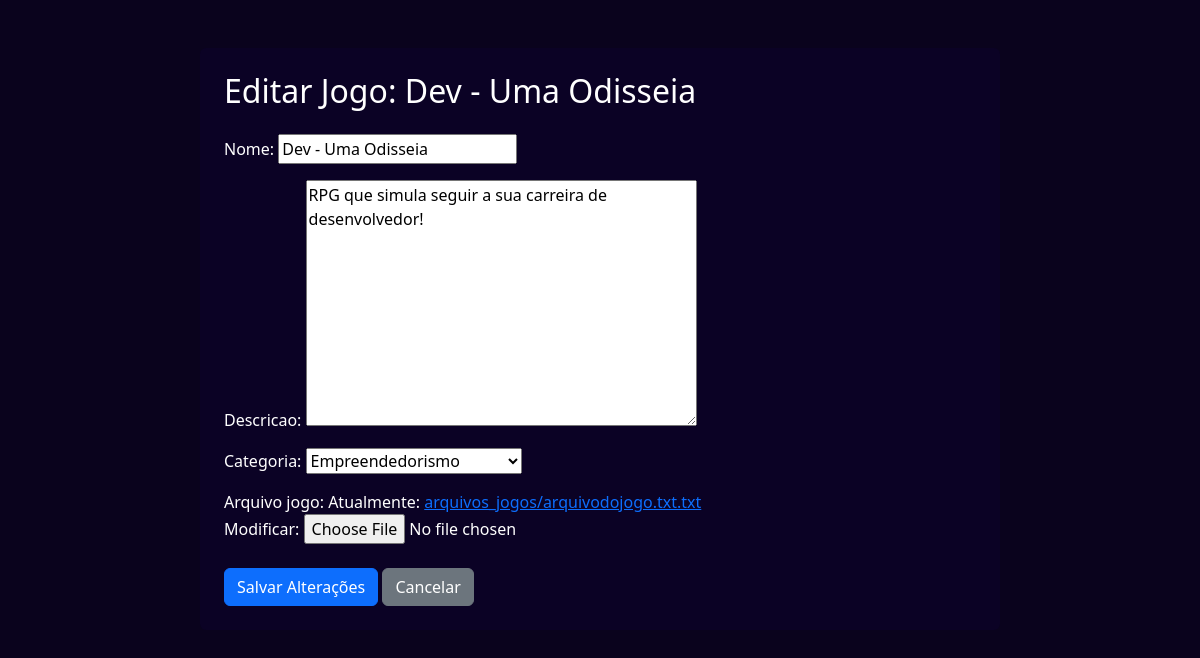
The app's page /jogo/13/editar/ (signed in) with its own data.
### potplayapp/models.py (models this page shows, shortened)
class Jogo(models.Model):
    STATUS_AVALIACAO = [
        ('Pendente', 'Pendente'),
        ('Aprovado', 'Aprovado'),
        ('Rejeitado', 'Rejeitado'),
    ]
    desenvolvedor = models.ForeignKey(User, on_delete=models.CASCADE, related_name="jogos_criados")
    categoria = models.ForeignKey(Categoria, on_delete=models.SET_NULL, null=True, blank=False)
    nome = models.CharField(max_length=255)
    descricao = models.TextField()
    arquivo_jogo = models.FileField(upload_to='arquivos_jogos/')
    data_submissao = models.DateTimeField(auto_now_add=True)
    data_atualizacao = models.DateTimeField(auto_now=True) # Atualiza automaticamente a cada edição
    status_avaliacao = models.CharField(
        max_length=10,
        choices=STATUS_AVALIACAO,
        default='Pendente'
    )

class Categoria(models.Model):
    nome = models.CharField(max_length=100, unique=True, help_text="Ex: Puzzle, Ação, Estratégia")
    def __str__(self):
        return self.nome

### potplayapp/views.py (the view)
# urls.py: path('jogo/<int:jogo_id>/editar/', views.editar_jogo_view, name='editar_jogo'),
@login_required
def editar_jogo_view(request, jogo_id):
    jogo = get_object_or_404(Jogo, pk=jogo_id)
    if jogo.desenvolvedor != request.user:
        return HttpResponseForbidden("Você não tem permissão para editar este jogo.")
    if request.method == 'POST':
        form = JogoForm(request.POST, request.FILES, instance=jogo)
        if form.is_valid():
            form.save()
            return redirect('perfil')
    else:
        form = JogoForm(instance=jogo)
    return render(request, 'editar_jogo.html', {'form': form, 'jogo': jogo})

### potplayapp/forms.py
class JogoForm(forms.ModelForm):
    class Meta:
        model = Jogo
        fields = ['nome', 'descricao', 'categoria', 'arquivo_jogo']

### potplayapp/templates/editar_jogo.html (shortened to what this page needs)
<!DOCTYPE html>
<html lang="pt-br">
<head>
    <link href="https://cdn.jsdelivr.net/npm/bootstrap@5.3.3/dist/css/bootstrap.min.css" rel="stylesheet">
</head>
<body>
    <div class="container mt-5 p-4 rounded" style="background-color: #0B0225;">
        <h2 class="mb-4">Editar Jogo: {{ jogo.nome }}</h2>
        <form method="post" enctype="multipart/form-data">
            {{ form.as_p }}
            <div class="mt-4">
                <button type="submit" class="btn btn-primary">Salvar Alterações</button>
                <a href="{% url 'perfil' %}" class="btn btn-secondary">Cancelar</a>
            </div>
        </form>
    </div>
</body>
</html>

### potplayapp/templates/editar_jogo.html (style rules this page uses)
body { background-color: #0A031D; color: #FFFFFF; }
.container { max-width: 800px; }

### records on screen
Jogo: nome "Dev - Uma Odisseia", descricao "RPG que simula seguir a sua carreira de desenvolvedor!", categoria "Empreendedorismo"
